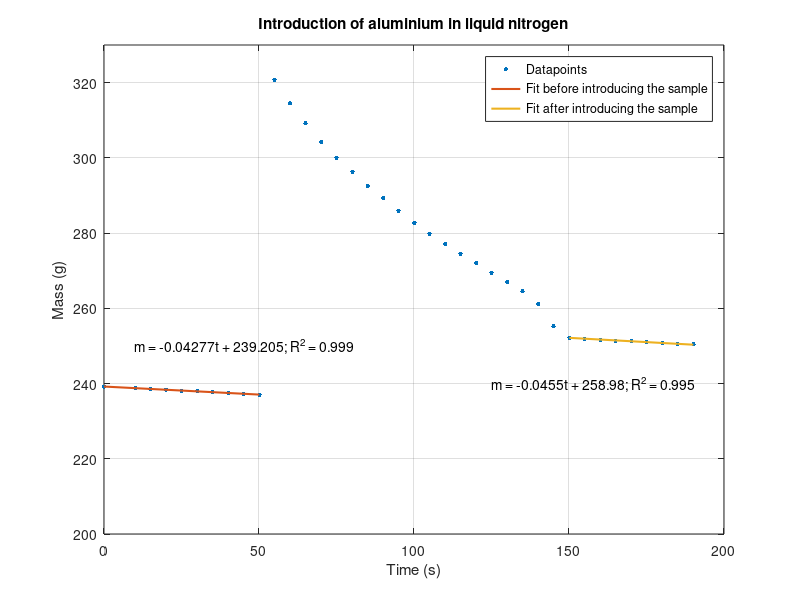
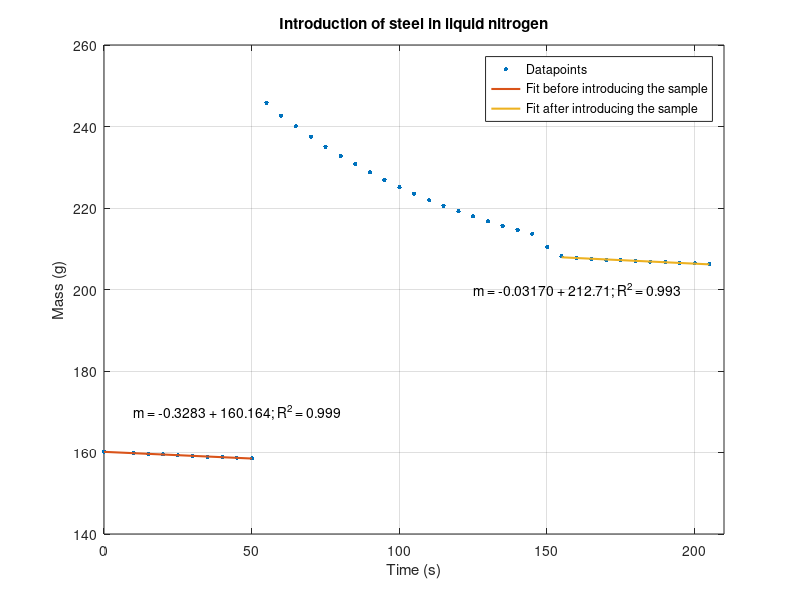
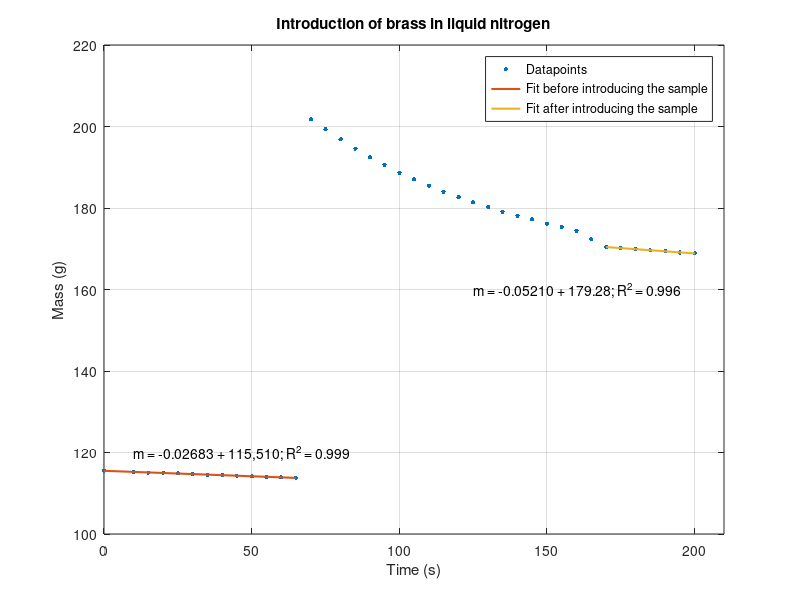

Here is the MATLAB script that generated these plots, in order:
clear all;
close all;
clc;

%% Aluminium
timeal = [0, 10.1, 15, 20, 25, 30.1, 35, 40.1, 45, 50.1, 55, 60, 65, 70.1, 75, 80.2, 85.1, 90.1, 95, 100.1, 105, 110.1, 115, 120.1, 125, 130.1, 135, 140.1, 145, 150.1, 155, 160.1, 165, 170.1, 175, 180.1, 185, 190.1];
massal = [239.2, 238.78, 238.56, 238.34, 238.14, 237.92, 237.7, 237.5, 237.28, 237.06, 320.78, 314.54, 309.16, 304.14, 300, 296.32, 292.52, 289.28, 286, 282.76, 279.86, 277.04, 274.52, 271.98, 269.42, 267.02, 264.48, 261.16, 255.24, 252.22, 251.92, 251.68, 251.44, 251.2, 250.98, 250.76, 250.56, 250.4];

figure(1)

plot(timeal, massal, ".", "Markersize", 10); grid on; hold on;
xlim([0 200])
ylim([200 330])
t = [0, 10.1, 15, 20, 25, 30.1, 35, 40.1, 45, 50.1];
m = [239.2, 238.78, 238.56, 238.34, 238.14, 237.92, 237.7, 237.5, 237.28, 237.06];
pm = polyfit(t, m, 1)

plot(t, polyval(pm, t), "LineWidth", 1.5)

tpa = [150.1, 155, 160.1, 165, 170.1, 175, 180.1, 185, 190.1];
mpa = [252.22, 251.92, 251.68, 251.44, 251.2, 250.98, 250.76, 250.56, 250.4];
ppa = polyfit(tpa, mpa, 1)

plot(tpa, polyval(ppa, tpa), "LineWidth", 1.5)
text(10, 250, "m = -0.04277t + 239.205; R^2 = 0.999")
text(125, 240, "m = -0.0455t + 258.98; R^2 = 0.995")
legend("Datapoints", "Fit before introducing the sample", "Fit after introducing the sample")
xlabel("Time (s)")
ylabel("Mass (g)")
title("Introduction of aluminium in liquid nitrogen")
%% Steel

timest = [0, 10.1, 15, 20, 25, 30.1, 35, 40.1, 45, 50.1, 55, 60, 65, 70.1, 75, 80.2, 85.1, 90.1, 95, 100.1, 105, 110.1, 115, 120.1, 125, 130.1, 135, 140.1, 145, 150.1, 155, 160.1, 165, 170.1, 175, 180.1, 185, 190.1, 195, 200.1, 205];
massst = [160.18, 159.84, 159.66, 159.52, 159.32, 159.16, 159, 158.84, 158.7, 158.54, 245.86, 242.68, 240.1, 237.52, 235.08, 232.8, 230.72, 228.72, 226.88, 225.1, 223.5, 221.94, 220.56, 219.2, 217.92, 216.7, 215.62, 214.66, 213.64, 210.4, 208.12, 207.72, 207.48, 207.3, 207.12, 206.96, 206.82, 206.68, 206.54, 206.4, 206.24];

figure(2) 

plot(timest, massst, ".", "Markersize", 10); grid on; hold on;
xlim([0 210])

tcr = [0, 10.1, 15, 20, 25, 30.1, 35, 40.1, 45, 50.1];
mcr = [160.18, 159.84, 159.66, 159.52, 159.32, 159.16, 159, 158.84, 158.7, 158.54];
pcr = polyfit(tcr, mcr, 1)

plot(tcr, polyval(pcr, tcr), "LineWidth", 1.5)

tps = [155, 160.1, 165, 170.1, 175, 180.1, 185, 190.1, 195, 200.1, 205];
mps = [208.12, 207.72, 207.48, 207.3, 207.12, 206.96, 206.82, 206.68, 206.54, 206.4, 206.24];
pps = polyfit(tps, mps, 1)

plot(tps, polyval(pps, tps), "LineWidth", 1.5)
text(10, 170, "m = -0.3283 + 160.164; R^2 = 0.999")
text(125, 200, "m = -0.03170 + 212.71; R^2 = 0.993")
legend("Datapoints", "Fit before introducing the sample", "Fit after introducing the sample")
xlabel("Time (s)")
ylabel("Mass (g)")
title("Introduction of steel in liquid nitrogen")

%% Brass
timebr = [0, 10.1, 15, 20, 25, 30.1, 35, 40.1, 45, 50.1, 55, 60, 65, 70.1, 75, 80.2, 85.1, 90.1, 95, 100.1, 105, 110.1, 115, 120.1, 125, 130.1, 135, 140.1, 145, 150.1, 155, 160.1, 165, 170.1, 175, 180.1, 185, 190.1, 195, 200.1];
massbr = [115.5, 115.24, 115.08, 115, 114.86, 114.72, 114.58, 114.42, 114.28, 114.16, 114.04, 113.88, 113.78, 201.8, 199.3, 196.82, 194.6, 192.48, 190.58, 188.68, 187.04, 185.46, 183.98, 182.66, 181.38, 180.26, 179.14, 178.12, 177.18, 176.18, 175.32, 174.46, 172.32, 170.44, 170.12, 169.92, 169.6, 169.4, 169.08, 168.88];
figure(3)

plot(timebr, massbr, ".", "Markersize", 10); grid on; hold on;
xlim([0 210])

tbr = [0, 10.1, 15, 20, 25, 30.1, 35, 40.1, 45, 50.1, 55, 60, 65];
mbr = [115.5, 115.24, 115.08, 115, 114.86, 114.72, 114.58, 114.42, 114.28, 114.16, 114.04, 113.88, 113.78];
pbr = polyfit(tbr, mbr, 1)

plot(tbr, polyval(pbr, tbr), "LineWidth", 1.5);

tbs = [170.1, 175, 180.1, 185, 190.1, 195, 200.1];
mbs = [170.44, 170.12, 169.92, 169.6, 169.4, 169.08, 168.88];
pbs = polyfit(tbs, mbs, 1)

plot(tbs, polyval(pbs, tbs), "LineWidth", 1.5);
text(10, 120, "m = -0.02683 + 115,510; R^2 = 0.999")
text(125, 160, "m = -0.05210 + 179.28; R^2 = 0.996")
legend("Datapoints", "Fit before introducing the sample", "Fit after introducing the sample")
xlabel("Time (s)")
ylabel("Mass (g)")
title("Introduction of brass in liquid nitrogen")